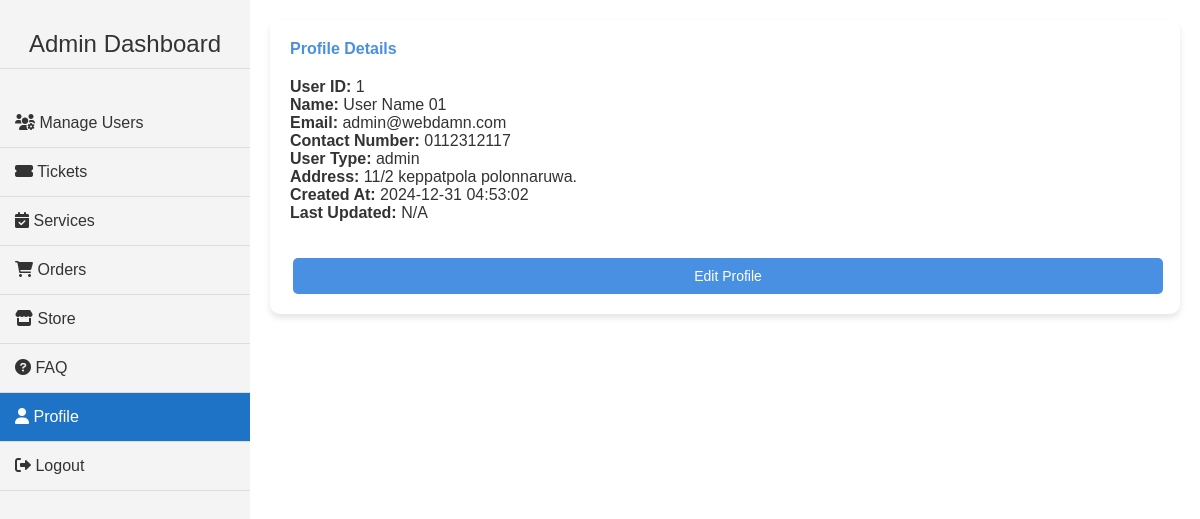
The page /A_Dashboard.php (signed in) on the database its author committed.
### tables this page shows
CREATE TABLE `users` (
  `user_id` int(11) NOT NULL,
  `user_name` varchar(100) NOT NULL,
  `email` varchar(100) NOT NULL,
  `contact_number` varchar(15) NOT NULL,
  `user_type` enum('user','admin','representative') NOT NULL,
  `password` varchar(255) NOT NULL,
  `created_at` timestamp NOT NULL DEFAULT current_timestamp(),
  `address` varchar(255) NOT NULL,
  `reset_token` varchar(255) DEFAULT NULL,
  `reset_token_expires` datetime DEFAULT NULL
);

### A_Dashboard.php (the view, shortened to what this page needs)
<?php
include('./conn/db_connect.php');
$userID = $_SESSION['user_id'];
$stmt = $conn->prepare("SELECT * FROM users WHERE user_id = ?");
$stmt->bind_param("i", $userID);
$stmt->execute();
$result = $stmt->get_result();
$user = $result->fetch_assoc();
?>
<!DOCTYPE html>
<html lang="en">
<head>
    <link rel="stylesheet" href="./css/styles.css">
    <link rel="stylesheet" href="https://cdnjs.cloudflare.com/ajax/libs/font-awesome/6.0.0-beta3/css/all.min.css">
</head>
<body>
     <div class="sidebar">
        <a class="navbar-brand" href="home.php">Admin Dashboard</a>
          <a href="Home.php" ><i class="fas fa-users-cog" ></i> Manage Users</a>
    <a href="A_ticket.php" ><i class="fas fa-ticket-alt"></i> Tickets</a>
    <a href="admin_view.php"><i class="fas fa-calendar-check"></i> Services</a>
    <a href="A_order.php"><i class="fas fa-shopping-cart"></i> Orders</a>
    <a href="A_store.php" ><i class="fas fa-store"></i> Store</a>
        <a href="A_FAQ.php" ><i class="fas fa-question-circle"></i> FAQ</a>
        <a href="A_Dashboard.php" class="active" ><i class="fas fa-user"></i> Profile</a>
        <a href="logout.php"><i class="fas fa-sign-out-alt"></i> Logout</a>
</div>
    <div class="main-content">
        <div class="content">
            <h4>Profile Details</h4>
            <div class="profile-container">
                <div class="profile-card">
                    <p><strong>User ID:</strong> <?php echo htmlspecialchars($user['user_id']); ?></p>
                    <p><strong>Name:</strong> <?php echo htmlspecialchars($user['user_name']); ?></p>
                    <p><strong>Email:</strong> <?php echo htmlspecialchars($user['email']); ?></p>
                    <p><strong>Contact Number:</strong> <?php echo htmlspecialchars($user['contact_number']); ?></p>
                    <p><strong>User Type:</strong> <?php echo htmlspecialchars($user['user_type']); ?></p>
                    <p><strong>Address:</strong> <?php echo htmlspecialchars($user['address']); ?></p>
                    <p><strong>Created At:</strong> <?php echo htmlspecialchars($user['created_at']); ?></p>
                    <p><strong>Last Updated:</strong> <?php echo isset($user['updated_at']) ? htmlspecialchars($user['updated_at']) : 'N/A'; ?></p>
                </div><br><br>
                <button class="btn" onclick="openEditProfileModal()">Edit Profile</button>
            </div>
        </div>
    </div>
</body>
</html>

### css/styles.css (style rules this page uses)
* { margin: 0; padding: 0; box-sizing: border-box; font-family: 'Poppins', sans-serif; }
body { background-color: #f4f7fc; height: 100vh; display: flex; justify-content: center; align-items: center; position: relative; overflow-x: hidden; }
body { margin: 0; font-family: 'Arial', sans-serif; background-color: #ffffff; color: #333333; display: flex; height: 100vh; }
.sidebar { height: 100%; width: 250px; background-color: #f4f4f4; position: fixed; left: 0; top: 0; padding-top: 20px; transition: 0.3s; }
.sidebar .navbar-brand { color: #333333; font-size: 24px; text-align: center; margin-bottom: 30px; padding: 10px; }
.sidebar a { color: #333333; display: block; padding: 15px; text-decoration: none; border-bottom: 1px solid #ddd; transition: 0.3s; }
.sidebar a.active { background-color: #1e73c6; color: #ffffff; }
.main-content { margin-left: 250px; padding: 20px; width: calc(100% - 250px); height: 100%; overflow-y: auto; }
.content { background-color: #ffffff; border-radius: 10px; padding: 20px; box-shadow: 0 4px 6px rgba(0, 0, 0, 0.1); }
h4 { margin-bottom: 20px; color: #4a90e2; }
button { background-color: transparent; border: none; color: #333333; font-size: 14px; cursor: pointer; margin: 0 3px; display: inline-flex; align-items: center; justify-content: center; transition: background-color 0.3s; padding: 5px 8px; }
.btn { background-color: #4a90e2; color: #ffffff; border: none; padding: 10px 15px; border-radius: 5px; cursor: pointer; width: 100%; }

### rows shown on the page
users: user_id "1", user_name "User Name 01", email "admin@webdamn.com", contact_number "0112312117", user_type "admin", address "11/2 keppatpola polonnaruwa.", created_at "2024-12-31 04:53:02"
